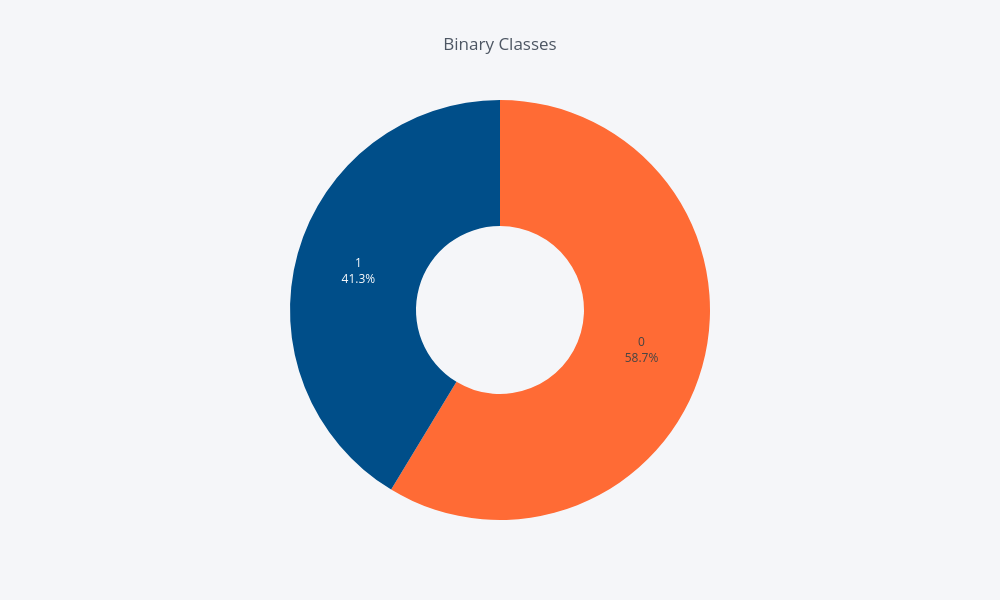

The notebook cell this image was saved under:
### Code cell
df['Label'].value_counts().iplot(kind='pie', title='Binary Classes')

### Figure 1 — Plotly figure (JSON) as saved in the notebook; plotly's stock layout.template omitted (floating-point values rounded to 4 significant figures)
{"data": [{"hole": 0.4, "labels": [0, 1], "marker": {"colors": ["#FF6B35", "#004E89"]}, "textinfo": "label+percent", "type": "pie", "values": [822, 579]}], "layout": {"height": 600, "legend": {"bgcolor": "#F5F6F9", "font": {"color": "#4D5663"}}, "paper_bgcolor": "#F5F6F9", "plot_bgcolor": "#F5F6F9", "showlegend": false, "title": {"text": "Binary Classes"}, "width": 1000, "xaxis": {"gridcolor": "#E1E5ED", "showgrid": true, "tickfont": {"color": "#4D5663"}, "title": {"font": {"color": "#4D5663"}, "text": ""}, "zerolinecolor": "#E1E5ED"}, "yaxis": {"gridcolor": "#E1E5ED", "showgrid": true, "tickfont": {"color": "#4D5663"}, "title": {"font": {"color": "#4D5663"}, "text": ""}, "zerolinecolor": "#E1E5ED"}}}
